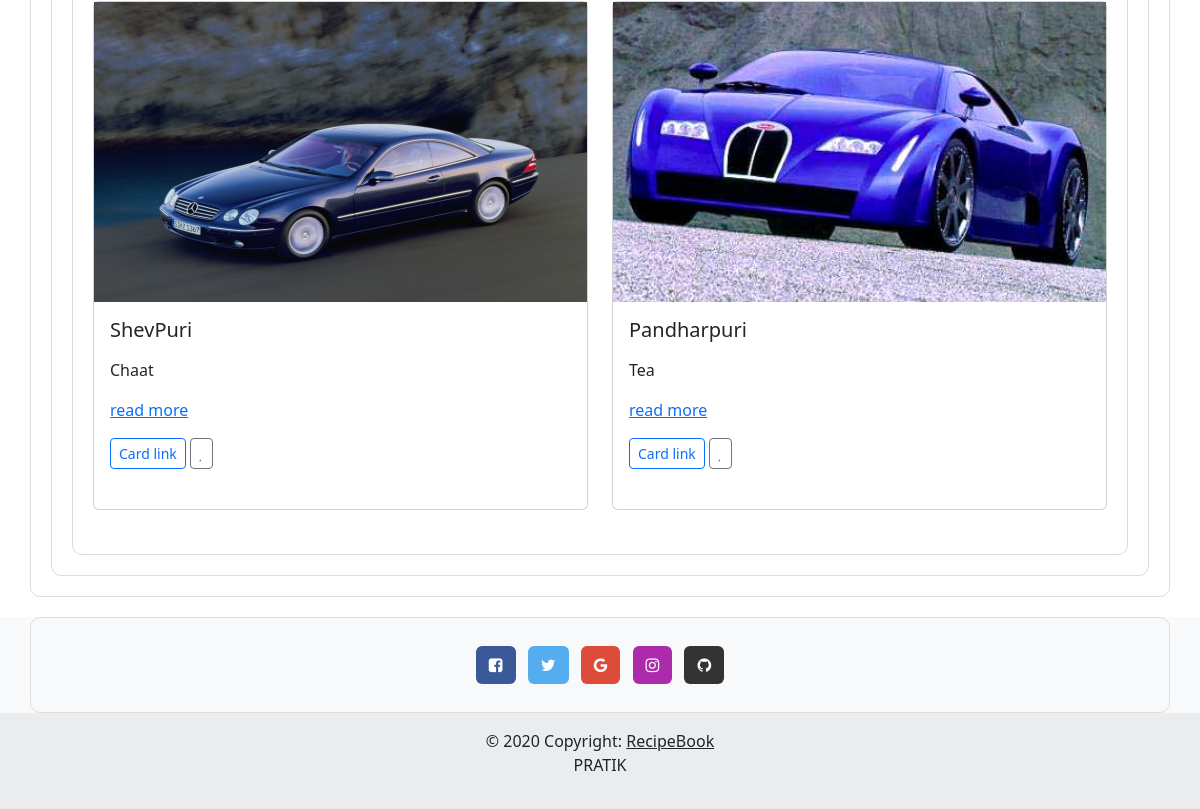
The page /app/show/ (lower part) on the database as committed earlier.
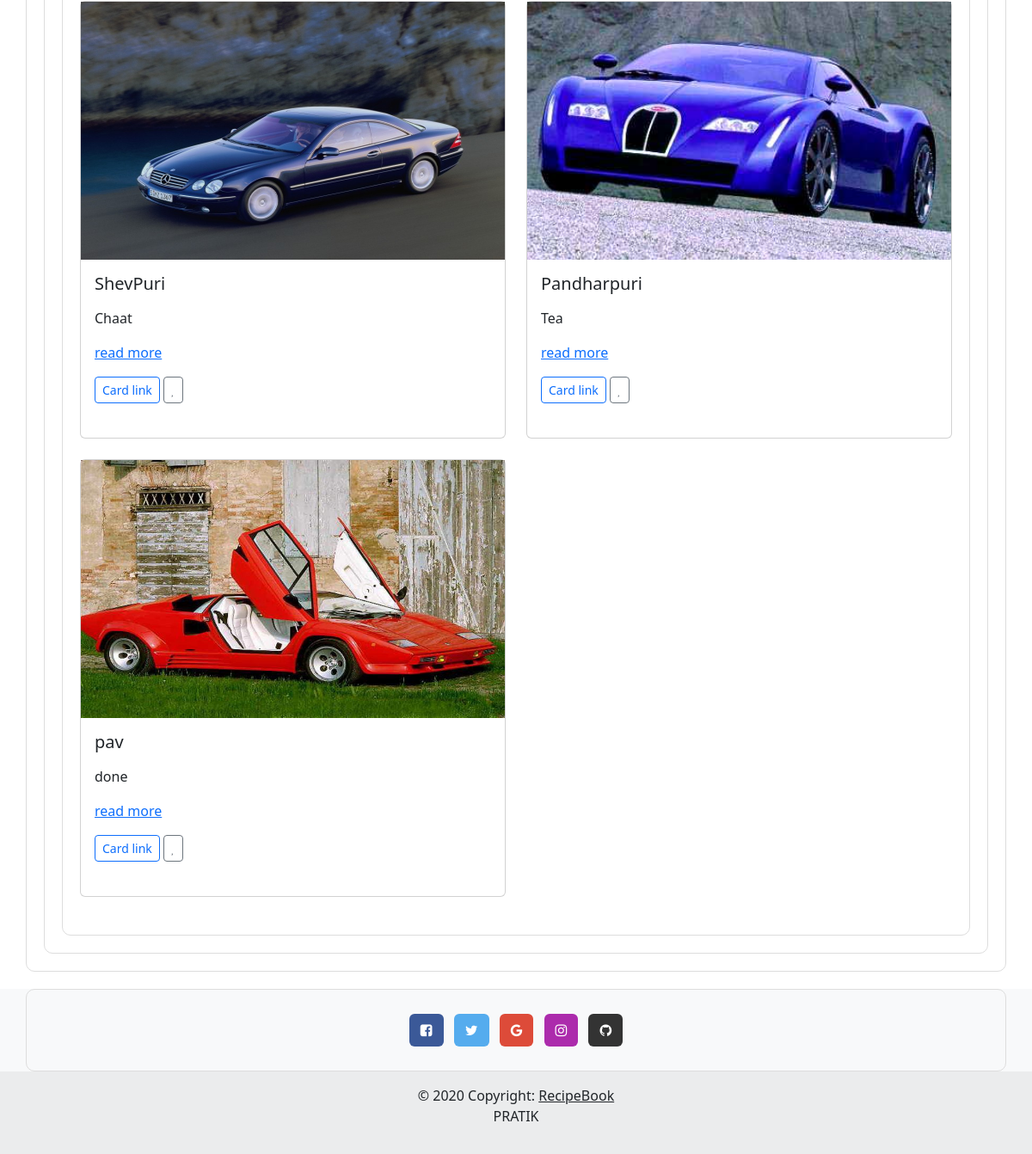
The same page on the database as committed later.
### app/models.py (models this page shows, shortened)
class Recipe(models.Model):
    CATEGORY_CHOICES = [
        ('starter', 'starter'),
        ('Paneer', 'Paneer'),
        ('Rice', 'Rice'),
        ('Chineese', 'Chineese'),
        ('StreetFood', 'StreetFood'),
        ('StateSpecial', 'StateSpecial'),
    ]
    Title  = models.CharField(max_length = 150)
    Discreption = models.TextField()
    Category = models.CharField(max_length =20,choices = CATEGORY_CHOICES)
    image = models.ImageField(upload_to='images/')
    author = models.CharField(max_length=250)
    created_at = models.DateTimeField(auto_now_add=True)
    updated_at = models.DateTimeField(auto_now=True)
    user = models.ForeignKey(User, on_delete=models.CASCADE)

### app/views.py (the view)
# urls.py: path('show/',views.Display,name = "show_url"),
def Display(request):
    obj = Recipe.objects.all()
    template_name = "app/display.html"
    context = {'data' : obj}
    return render(request,template_name,context)

### templates/app/display.html (shortened to what this page needs)
{% extends "base.html" %}
{%load static%}
{% block content%}
<div class="container">
    <div class="row">
        {% for i in data %}
           <div class="col-lg-6 mb-4">
                        <div class="card">
                            {% if i.image %}
                               <img src="{{ i.image.url }}" alt="Your Image" height="300px">
                            {% else %}
                                <p>No image available</p>
                            {% endif %}
                            <div class="card-body">
                                <h5 class="card-title">{{i.Title}}</h5>
                                <p class="card-text">
                                    {{ i.Discreption|safe|truncatewords:"15"|linebreaks }}
                                    <a href="{% url 'content_url' id=i.id %}">read more</a>
                                </p>
                                <a href="#" class="btn btn-outline-primary btn-sm">
                                    Card link
                                </a>
                                <a href="#" class="btn btn-outline-secondary btn-sm">
                                    <i class="far fa-heart"></i></a>
                                    <br><br>
                            </div>
                        </div>
                    </div>
        {% endfor %}
      </div>
    </div>
{% endblock %}

Rows that differ between the two databases and show on the page:
added Recipe: image (picture), Title "pav", Discreption "done"
